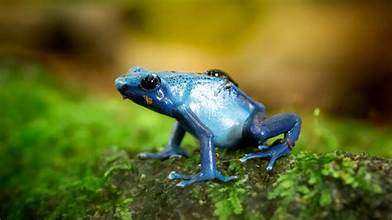
#> input picture Image_Manipulator/example.jpg, 392 x 220 px
$ python Main.py
#> lines starting #> are read from the running program, lines starting #| are printed output that depends on the picture
import cv2
import matplotlib.pyplot as plt

image =  cv2.imread('example.jpg')
#> image is the input picture: shape (220, 392, 3); mean B, G, R 38.8, 104.1, 96.9

image_rgb = cv2.cvtColor(image, cv2.COLOR_BGR2RGB)
plt.imshow(image_rgb)
plt.title("RGB Image")
plt.show()

gray_image = cv2.cvtColor(image, cv2.COLOR_BGR2GRAY)
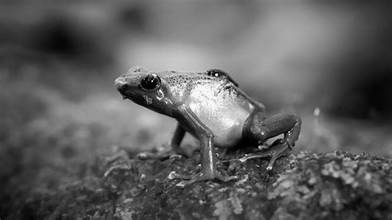
#> gray_image: shape (220, 392); min 0, max 254, mean 94.5
plt.imshow(gray_image, cmap='gray')
plt.title("Grayscale Image")
plt.show()

cropped_image = image[100:300, 200:400]
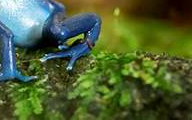
#> cropped_image: shape (120, 192, 3); mean B, G, R 53.4, 97, 78.5
cropped_rgb = cv2.cvtColor(cropped_image, cv2.COLOR_BGR2RGB)
plt.imshow(cropped_rgb)
plt.title("Cropped Region")
plt.show()
